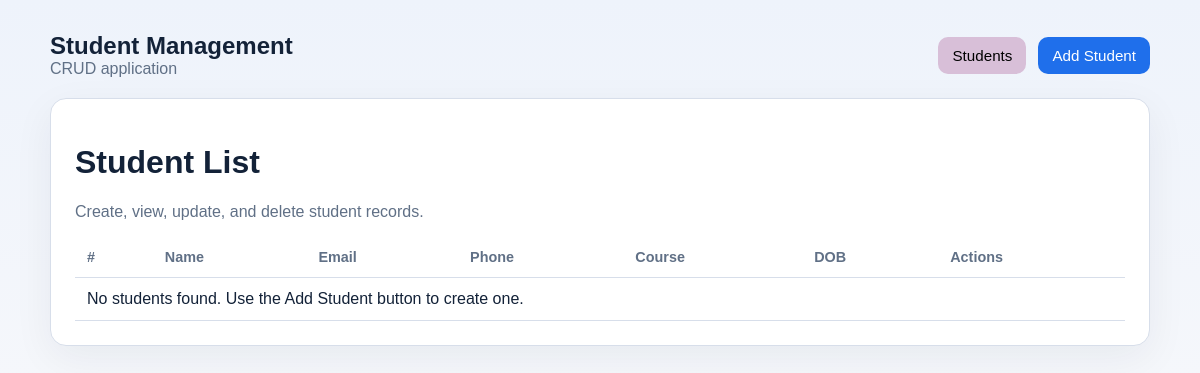
Page /student/ on the earlier database version.
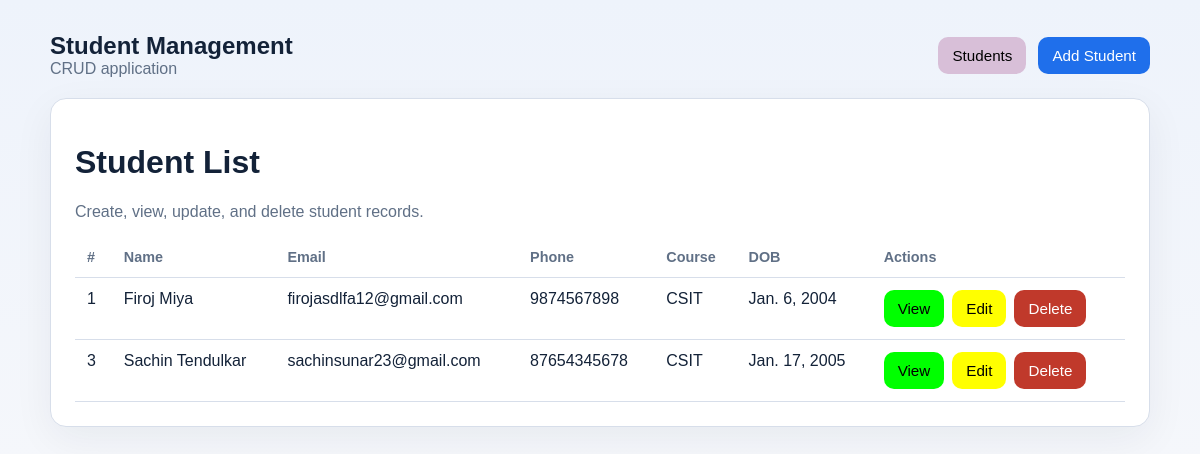
Same page on the later database version.
### student/models.py (models this page shows, shortened)
class Student(models.Model):
	first_name = models.CharField(max_length=50)
	last_name = models.CharField(max_length=50)
	email = models.EmailField(unique=True)
	phone = models.CharField(max_length=15)
	course = models.CharField(max_length=100)
	date_of_birth = models.DateField(default=date(2000, 1, 1))
	address = models.TextField()
	created_at = models.DateTimeField(auto_now_add=True)

### student/views.py (the view)
# urls.py: path('', views.student_list, name='list'),
def student_list(request):
	students = Student.objects.order_by('first_name', 'last_name')
	return render(request, 'student/student_list.html', {'students': students})

### student/templates/student/student_list.html (shortened to what this page needs)
{% extends 'student/base.html' %}
{% block content %}
<div class="card">
    <h1>Student List</h1>
    <p class="muted">Create, view, update, and delete student records.</p>
    <table>
        <thead>
            <tr>
                <th>#</th>
                <th>Name</th>
                <th>Email</th>
                <th>Phone</th>
                <th>Course</th>
                <th>DOB</th>
                <th>Actions</th>
            </tr>
        </thead>
        <tbody>
            {% for student in students %}
            <tr>
                <td>{{ student.id }}</td>
                <td>{{ student.first_name }} {{ student.last_name }}</td>
                <td>{{ student.email }}</td>
                <td>{{ student.phone }}</td>
                <td>{{ student.course }}</td>
                <td>{{ student.date_of_birth }}</td>
                <td>
                    <div class="actions">
                        <a href="{% url 'student:detail' student.id %}" class="btn btn-green">View</a>
                        <a href="{% url 'student:update' student.id %}" class="btn btn-yellow">Edit</a>
                        <a href="{% url 'student:delete' student.id %}" class="btn btn-danger">Delete</a>
                    </div>
                </td>
            </tr>
            {% empty %}
            <tr>
                <td colspan="7">No students found. Use the Add Student button to create one.</td>
            </tr>
            {% endfor %}
        </tbody>
    </table>
</div>
{% endblock %}

### student/templates/student/base.html (shortened to what this page needs)
{% load static %}
<!DOCTYPE html>
<html lang="en">
<head>
</head>
<body>
    <div class="container">
        <div class="topbar">
            <div>
                <div class="brand">Student Management</div>
                <div class="muted">CRUD application</div>
            </div>
            <div class="nav-links">
                <a href="{% url 'student:list' %}" class="studentBtn">Students</a>
                <a href="{% url 'student:create' %}" class="btn">Add Student</a>
            </div>
        </div>
        {% block content %}{% endblock %}
    </div>
</body>
</html>

### student/templates/student/base.html (style rules this page uses)
:root { color-scheme: light; --bg: #f5f7fb; --panel: #ffffff; --text: #132238; --muted: #607086; --accent: #1f6feb; --accent-dark: #164ea3; --border: #d7deea; --danger: #c0392b; }
* { box-sizing: border-box; }
body { margin: 0; font-family: Arial, Helvetica, sans-serif; background: linear-gradient(180deg, #eef3fb 0%, var(--bg) 100%); color: var(--text); }
.container { width: min(1100px, calc(100% - 32px)); margin: 32px auto; }
.topbar { display: flex; justify-content: space-between; align-items: center; gap: 16px; margin-bottom: 20px; }
.brand { font-size: 1.5rem; font-weight: 700; }
.nav-links { display: flex; gap: 12px; flex-wrap: wrap; }
a { color: var(--accent); text-decoration: none; }
.card { background: var(--panel); border: 1px solid var(--border); border-radius: 16px; box-shadow: 0 12px 40px rgba(19, 34, 56, 0.06); padding: 24px; }
.btn { display: inline-block; padding: 10px 14px; border-radius: 10px; border: 0; font-size: 0.95rem; cursor: pointer; background: var(--accent); color: white; }
.studentBtn { display: inline-block; padding: 10px 14px; border-radius: 10px; border: 0; font-size: 0.95rem; cursor: pointer; background: thistle; color: black; }
.btn-danger { background: var(--danger); }
.btn-green { background: rgb(0, 255, 0); color: black; }
.btn-yellow { background: rgb(255, 255, 0); color: black; }
table { width: 100%; border-collapse: collapse; overflow: hidden; }
th, td { padding: 12px; text-align: left; border-bottom: 1px solid var(--border); vertical-align: top; }
th { color: var(--muted); font-weight: 600; font-size: 0.9rem; }
.actions { display: flex; gap: 8px; flex-wrap: wrap; }
.muted { color: var(--muted); }

Differences in the rows shown:
added Student: id "1", first_name "Firoj", last_name "Miya", email "firojasdlfa12@gmail.com", phone "9874567898", course "CSIT", date_of_birth "Jan. 6, 2004"
added Student: id "3", first_name "Sachin", last_name "Tendulkar", email "sachinsunar23@gmail.com", phone "87654345678", course "CSIT", date_of_birth "Jan. 17, 2005"
Other differences:
text no longer shown: "No students found. Use the Add Student button to create one."
